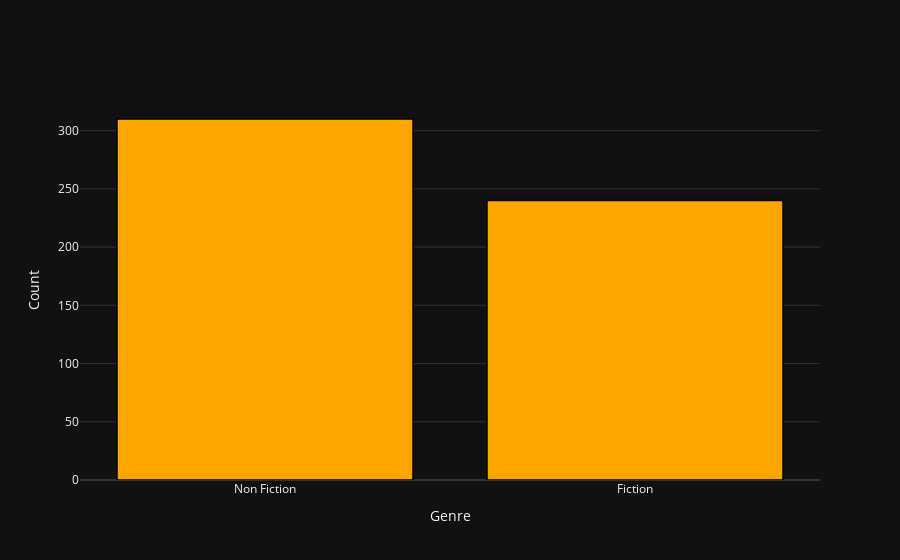
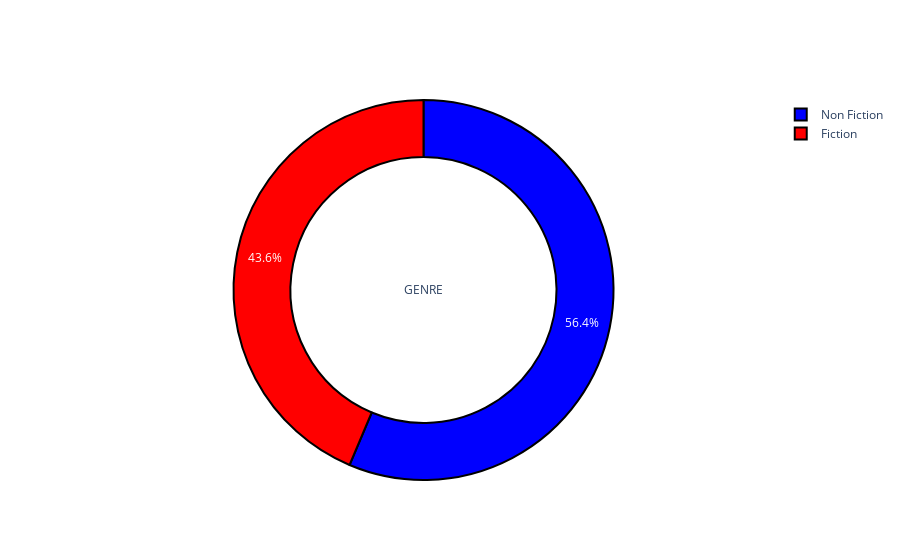

The cell these charts' notebook holds for them, in order:
### Code cell
#FICTION AND NON-FICTION BESTSELLERS

temp_df = df['Genre'].value_counts().reset_index()


# create trace1
trace1 = go.Bar(
                x = temp_df['index'],
                y = temp_df['Genre'],
                marker = dict(color = 'rgb(255,165,0)',
                              line=dict(color='rgb(0,0,0)',width=1.5)))
layout = go.Layout(template= "plotly_dark", xaxis = dict(title = 'Genre'), yaxis = dict(title = 'Count'))
fig = go.Figure(data = [trace1], layout = layout)
fig.show()

'''A Function To Plot Pie Plot using Plotly'''

def pie_plot(cnt_srs, colors, title):
    labels=cnt_srs.index
    values=cnt_srs.values
    trace = go.Pie(labels=labels, 
                   values=values, 
                   title=title, 
                   hoverinfo='percent+value', 
                   textinfo='percent',
                   textposition='inside',
                   hole=0.7,
                   showlegend=True,
                   marker=dict(colors=colors,
                               line=dict(color='#000000',
                                         width=2),
                              )
                  )
    return trace

bold("**NON-FICTION BESTSELLERS ARE MORE THAN FICTION**")
py.iplot([pie_plot(df['Genre'].value_counts(), ['blue', 'red'], 'GENRE')])

### Figure 1 — Plotly figure (JSON) as saved in the notebook; plotly's stock layout.template omitted (floating-point values rounded to 4 significant figures)
{"data": [{"marker": {"color": "rgb(255,165,0)", "line": {"color": "rgb(0,0,0)", "width": 1.5}}, "type": "bar", "x": ["Non Fiction", "Fiction"], "y": [310, 240]}], "layout": {"xaxis": {"title": {"text": "Genre"}}, "yaxis": {"title": {"text": "Count"}}}}

### Figure 2 — Plotly figure (JSON) as saved in the notebook; plotly's stock layout.template omitted (floating-point values rounded to 4 significant figures)
{"data": [{"hole": 0.7, "hoverinfo": "percent+value", "labels": ["Non Fiction", "Fiction"], "marker": {"colors": ["blue", "red"], "line": {"color": "#000000", "width": 2}}, "showlegend": true, "textinfo": "percent", "textposition": "inside", "title": {"text": "GENRE"}, "type": "pie", "values": [310, 240]}], "layout": {}}
